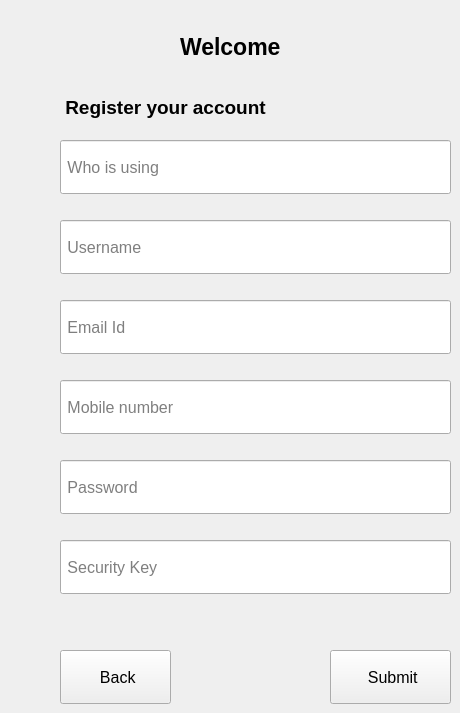
              <widget class="QWidget" name="page">
               <widget class="QLabel" name="label_4">
                <property name="geometry">
                 <rect>
                  <x>180</x>
                  <y>20</y>
                  <width>161</width>
                  <height>54</height>
                 </rect>
                </property>
                <property name="minimumSize">
                 <size>
                  <width>94</width>
                  <height>54</height>
                 </size>
                </property>
                <property name="font">
                 <font>
                  <pointsize>17</pointsize>
                  <weight>75</weight>
                  <bold>true</bold>
                 </font>
                </property>
                <property name="text">
                 <string>Welcome</string>
                </property>
               </widget>
               <widget class="QLabel" name="label_5">
                <property name="geometry">
                 <rect>
                  <x>60</x>
                  <y>80</y>
                  <width>291</width>
                  <height>54</height>
                 </rect>
                </property>
                <property name="minimumSize">
                 <size>
                  <width>94</width>
                  <height>54</height>
                 </size>
                </property>
                <property name="font">
                 <font>
                  <pointsize>14</pointsize>
                  <weight>75</weight>
                  <bold>true</bold>
                 </font>
                </property>
                <property name="text">
                 <string> Register your account</string>
                </property>
               </widget>
               <widget class="QLineEdit" name="lineEdit_3">
                <property name="geometry">
                 <rect>
                  <x>60</x>
                  <y>140</y>
                  <width>391</width>
                  <height>54</height>
                 </rect>
                </property>
                <property name="minimumSize">
                 <size>
                  <width>94</width>
                  <height>44</height>
                 </size>
                </property>
                <property name="font">
                 <font>
                  <pointsize>12</pointsize>
                 </font>
                </property>
                <property name="text">
                 <string/>
                </property>
                <property name="placeholderText">
                 <string> Who is using</string>
                </property>
               </widget>
               <widget class="QLineEdit" name="lineEdit_4">
                <property name="geometry">
                 <rect>
                  <x>60</x>
                  <y>220</y>
                  <width>391</width>
                  <height>54</height>
                 </rect>
                </property>
                <property name="minimumSize">
                 <size>
                  <width>94</width>
                  <height>44</height>
                 </size>
                </property>
                <property name="font">
                 <font>
                  <pointsize>12</pointsize>
                 </font>
                </property>
                <property name="text">
                 <string/>
                </property>
                <property name="placeholderText">
                 <string> Username</string>
                </property>
                <property name="clearButtonEnabled">
                 <bool>false</bool>
                </property>
               </widget>
               <widget class="QLineEdit" name="lineEdit_5">
                <property name="geometry">
                 <rect>
                  <x>60</x>
                  <y>300</y>
                  <width>391</width>
                  <height>54</height>
                 </rect>
                </property>
                <property name="minimumSize">
                 <size>
                  <width>94</width>
                  <height>44</height>
                 </size>
                </property>
                <property name="font">
                 <font>
                  <pointsize>12</pointsize>
                 </font>
                </property>
                <property name="text">
                 <string/>
                </property>
                <property name="placeholderText">
                 <string> Email Id</string>
                </property>
               </widget>
               <widget class="QLineEdit" name="lineEdit_6">
                <property name="geometry">
                 <rect>
                  <x>60</x>
                  <y>380</y>
                  <width>391</width>
                  <height>54</height>
                 </rect>
                </property>
                <property name="minimumSize">
                 <size>
                  <width>94</width>
                  <height>54</height>
                 </size>
                </property>
                <property name="font">
                 <font>
                  <pointsize>12</pointsize>
                 </font>
                </property>
                <property name="text">
                 <string/>
                </property>
                <property name="placeholderText">
                 <string> Mobile number</string>
                </property>
               </widget>
               <widget class="QLineEdit" name="lineEdit_7">
                <property name="geometry">
                 <rect>
                  <x>60</x>
                  <y>460</y>
                  <width>391</width>
                  <height>54</height>
                 </rect>
                </property>
                <property name="minimumSize">
                 <size>
                  <width>94</width>
                  <height>54</height>
                 </size>
                </property>
                <property name="font">
                 <font>
                  <pointsize>12</pointsize>
                 </font>
                </property>
                <property name="text">
                 <string/>
                </property>
                <property name="placeholderText">
                 <string> Password</string>
                </property>
               </widget>
               <widget class="QLineEdit" name="lineEdit_8">
                <property name="geometry">
                 <rect>
                  <x>60</x>
                  <y>540</y>
                  <width>391</width>
                  <height>54</height>
                 </rect>
                </property>
                <property name="minimumSize">
                 <size>
                  <width>94</width>
                  <height>54</height>
                 </size>
                </property>
                <property name="font">
                 <font>
                  <pointsize>12</pointsize>
                 </font>
                </property>
                <property name="text">
                 <string/>
                </property>
                <property name="placeholderText">
                 <string> Security Key</string>
                </property>
               </widget>
               <widget class="QPushButton" name="pushButton_4">
                <property name="geometry">
                 <rect>
                  <x>60</x>
                  <y>650</y>
                  <width>111</width>
                  <height>54</height>
                 </rect>
                </property>
                <property name="minimumSize">
                 <size>
                  <width>94</width>
                  <height>54</height>
                 </size>
                </property>
                <property name="font">
                 <font>
                  <pointsize>12</pointsize>
                 </font>
                </property>
                <property name="styleSheet">
                 <string notr="true">color:black
;</string>
                </property>
                <property name="text">
                 <string> Back</string>
                </property>
               </widget>
               <widget class="QPushButton" name="pushButton_5">
                <property name="geometry">
                 <rect>
                  <x>330</x>
                  <y>650</y>
                  <width>121</width>
                  <height>54</height>
                 </rect>
                </property>
                <property name="minimumSize">
                 <size>
                  <width>94</width>
                  <height>54</height>
                 </size>
                </property>
                <property name="font">
                 <font>
                  <pointsize>12</pointsize>
                 </font>
                </property>
                <property name="text">
                 <string> Submit</string>
                </property>
               </widget>
              </widget>
